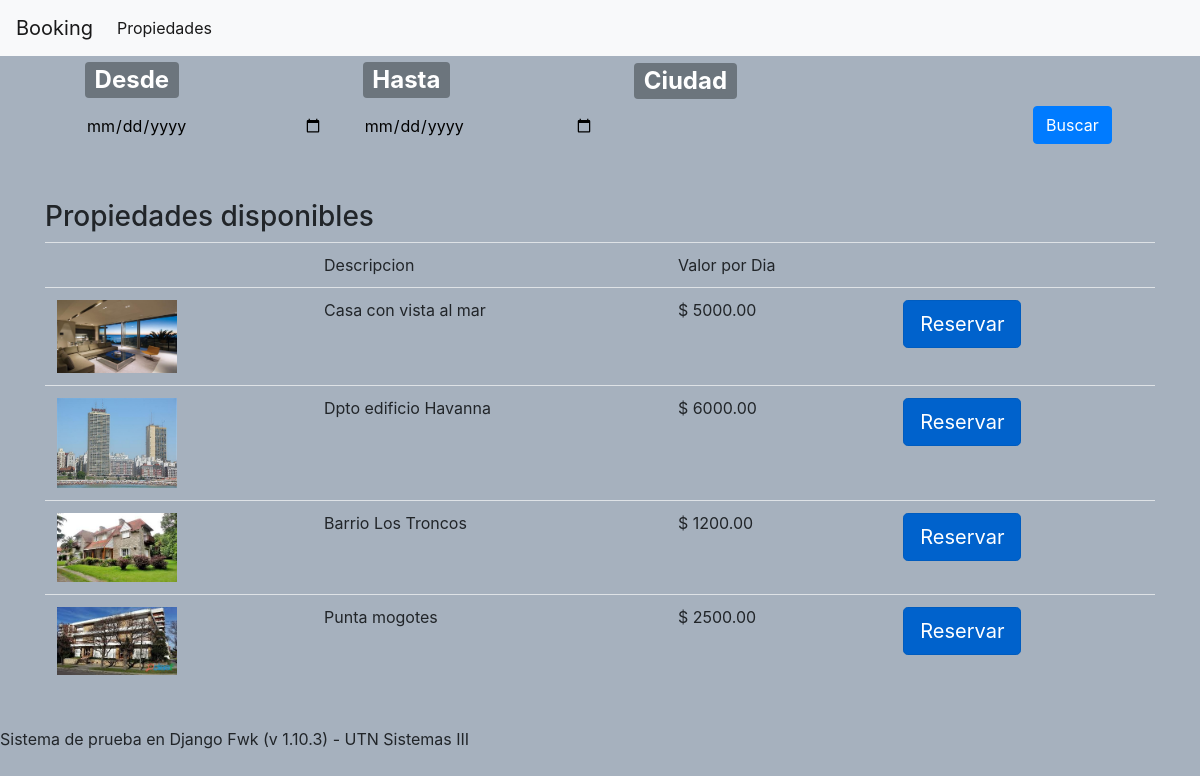
/reservas/ver_reservas/, run on the app's committed database.
### reservas/models.py (models this page shows, shortened)
class Property(models.Model):
    city = models.ForeignKey(City, on_delete=models.CASCADE)
    owner = models.ForeignKey(Owner, on_delete=models.CASCADE)
    description = models.CharField(max_length=200)
    image = models.ImageField(upload_to='photos/')
    amount = models.DecimalField(max_digits=20, decimal_places=2)

### reservas/views.py (the view)
def res(request):
    reserv = Property.objects.all()
    return render(request, 'res.html', {'reservas': reserv})

### reservas/templates/res.html (shortened to what this page needs)
{% extends "base.html" %}
{% load static %}
{% block contenido %}
	<div class="container" >
			<div >
				 <form class="form-inline"  action="{% url 'reservas:res_param' %}" method="POST" > {% csrf_token %}
					<div class="form-group mb-2 " style="margin-left: 40px;">
					  <label for="desde"><h2> <span class="badge badge-secondary">Desde</span></h2></label>
					  <input type="date" name="desde" class="form-control-plaintext" id="desde">
					</div>
					<div class="form-group mb-2 " style="margin-left: 40px;">
					  <label  for="hasta"><h2> <span class="badge badge-secondary">Hasta</span></h2> </label>
					  <input type="date" name="hasta" class="form-control-plaintext" id="hasta">
					</div>
					 <div class="form-group mb-2 " style="margin-left: 40px;">
						 <label  for="ciudad"><h2> <span class="badge badge-secondary">Ciudad</span></h2></label>
						 <input type="text" name="ciudad" class="form-control-plaintext" id="ciudad">
					 </div>
					 <div class="form-group mb-2 " >
						 <label> &nbsp;</label>
						 <button type="submit" style="margin-top:50px; margin-left: 40px;" class="btn btn-primary mb-2 ">Buscar</button>
					 </div>
				</form>
			</div>
			<br>
			<div>
				<h3> Propiedades disponibles </h3>
				<table class="table">
							<tr>
								<td></td>
								<td>Descripcion</td>
								<td>Valor por Dia</td>
								<td></td>
							</tr>
							{% for c in reservas %}
							<tr>
								<td><img src="{% static '/media/'%}{{ c.image }}" width="120" ></td>
								<td>{{ c.description }}</td>
								<td>$ {{ c.amount }}</td>
								<td><a href="{% url 'reservas:hacer_reserva' c.pk %}" class="btn btn-primary btn-lg active" role="button" aria-pressed="true">Reservar</a></td>
							</tr>
							{% endfor %}
				</table>
			</div>
	</div>
{% endblock %}

### reservas/templates/base.html (shortened to what this page needs)
<html>
    <head>
        <link rel="stylesheet" href="https://maxcdn.bootstrapcdn.com/bootstrap/4.0.0/css/bootstrap.min.css">
    </head>
    <body  style="background-color:#A6B1BE;" >
        <nav class="navbar navbar-expand-lg navbar-light bg-light">
              <a class="navbar-brand" href="/reservas">Booking</a>
              <div class="collapse navbar-collapse" id="navbarNav">
                <ul class="navbar-nav">
                  <li class="nav-item active">
                    <a class="nav-link" href="{% url 'reservas:ver_reserv' %}">Propiedades <span class="sr-only">(current)</span></a>
                  </li>
                </ul>
              </div>
        </nav>
        <div id="contenido" >
        {% block contenido %}{% endblock %}
        </div>
    </body>
    <footer>
        Sistema de prueba en Django Fwk (v 1.10.3) - UTN Sistemas III
    </footer>
</html>

### data on the page
Property: image (picture), description "Casa con vista al mar", amount "5000.00"
Property: image (picture), description "Dpto edificio Havanna", amount "6000.00"
Property: image (picture), description "Barrio Los Troncos", amount "1200.00"
Property: image (picture), description "Punta mogotes", amount "2500.00"
